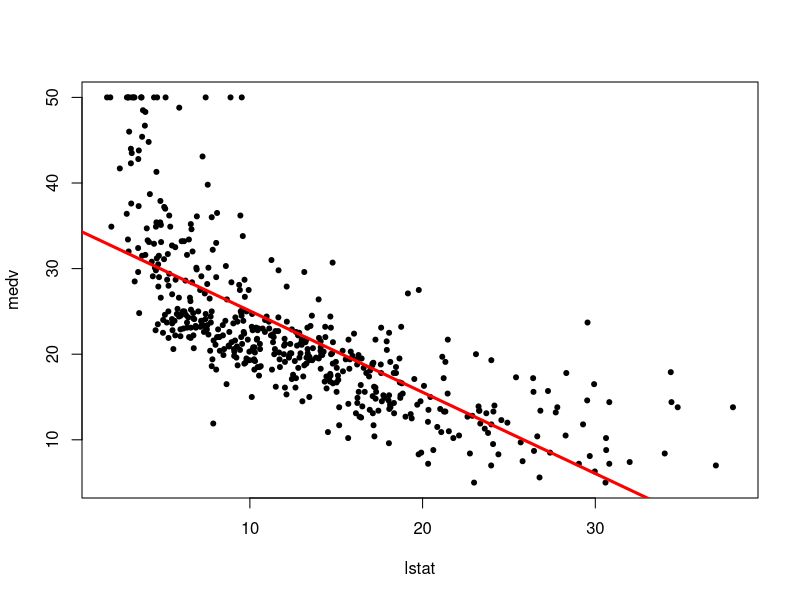
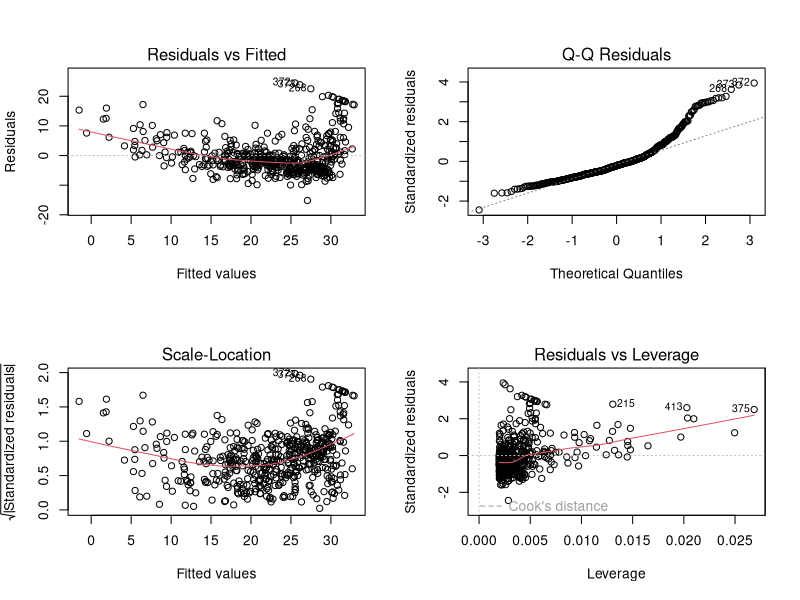
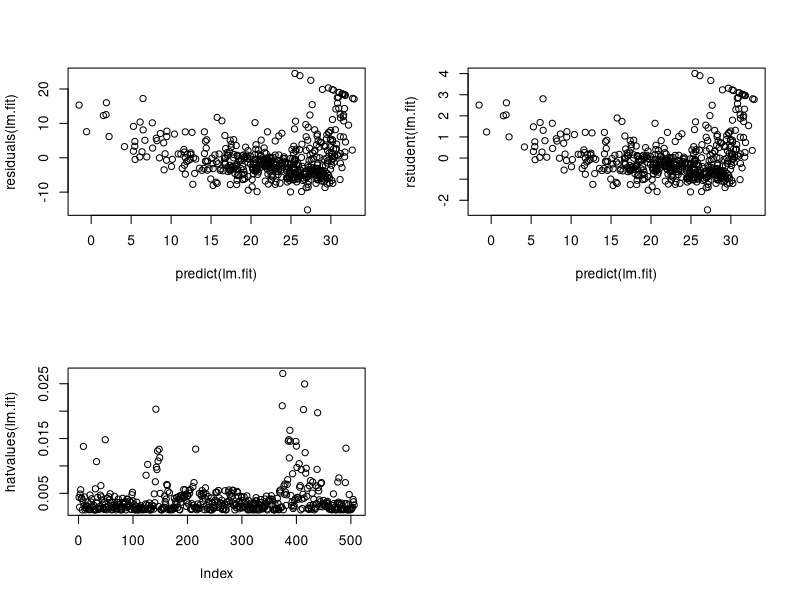

These figures' R source, in order:
# Mass library for the "Boston" dataset
library(MASS)
# Get the variable names
names(Boston)
# Attach the dataset
attach(Boston)
# Data-type and values stored in the variables
str(Boston)
# Fitting and getting the summary of the Simple Linear Regression model
lm.fit <- lm(medv~lstat)
summary(lm.fit)
coef(lm.fit)
# Confidence Intervals for the LR model
confint(lm.fit)
# Printing the CI and PI using test data points
predict(lm.fit, data.frame(lstat=c(5,10,15)), interval="confidence")
predict(lm.fit, data.frame(lstat=c(5,10,15)), interval="prediction")
# Plotting the relationship between lstat and medv with the regreeion line
plot(lstat,medv, pch=20)
abline(lm.fit, lwd=3, col="red")
# Plotting the diagnostic plots
par(mfrow=c(2,2))
plot(lm.fit)
# Getting the residuals from the regression fit and studentized residuals
plot(predict(lm.fit), residuals(lm.fit))
plot(predict(lm.fit), rstudent(lm.fit))
# Plotting the leverage statistics
plot(hatvalues(lm.fit))
# Largest leverage statistic
which.max(hatvalues(lm.fit))